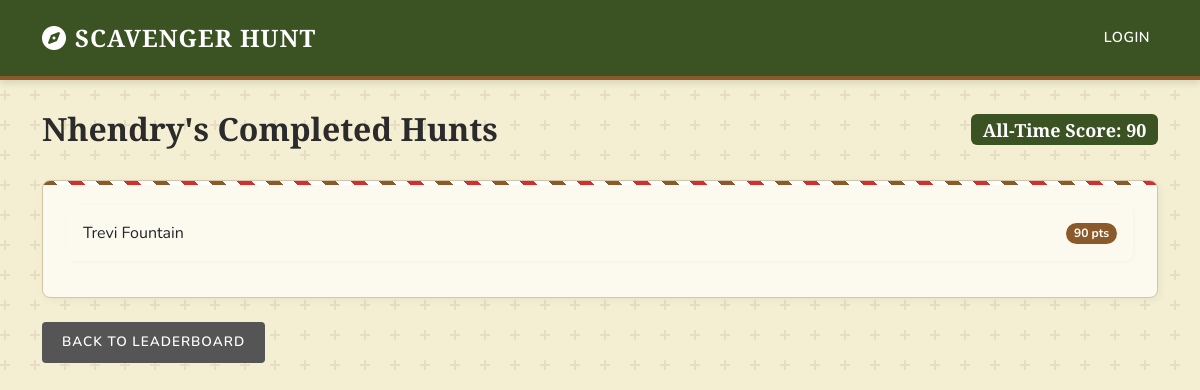
The page /user/Nhendry on the database its author committed.
### app.py (models this page shows)
class Player(db.Model):
    id = db.Column(db.Integer, primary_key=True)
    username = db.Column(db.String(255), nullable=False)
    hunt_id = db.Column(db.Integer, db.ForeignKey('hunt.id'), nullable=False)
    total_score = db.Column(db.Integer, default=0)
    is_completed = db.Column(db.Boolean, default=False)
    attempts = db.relationship('Attempt', backref='player', lazy=True)

class Hunt(db.Model):
    id = db.Column(db.Integer, primary_key=True)
    name = db.Column(db.String(255), nullable=False)
    targets = db.relationship('Target', backref='hunt', lazy=True, cascade="all, delete-orphan")

### app.py (the view)
@app.route('/user/<username>')
def user_details(username):
    user_scores = db.session.query(
        Hunt.name,
        Player.total_score
    ).join(Player, Hunt.id == Player.hunt_id)\
     .filter(Player.username == username, Player.is_completed == True)\
     .order_by(Hunt.name)\
     .all()
    total_score_all_time = sum(score for _, score in user_scores)
    return render_template('user_details.html', username=username, scores=user_scores, total_score=total_score_all_time)

### templates/user_details.html
{% extends 'layout.html' %}
{% block content %}
<div class="d-flex justify-content-between align-items-center">
    <h2>{{ username }}'s Completed Hunts</h2>
    <h4><span class="badge bg-info text-dark">All-Time Score: {{ total_score }}</span></h4>
</div>
<div class="card mt-4">
    <div class="card-body">
        {% if scores %}
            <ul class="list-group list-group-flush">
                {% for hunt_name, score in scores %}
                    <li class="list-group-item d-flex justify-content-between align-items-center p-3">
                        <span>{{ hunt_name }}</span>
                        <span class="badge bg-primary rounded-pill">{{ score }} pts</span>
                    </li>
                {% endfor %}
            </ul>
        {% else %}
            <p class="text-muted">{{ username }} has not completed any scavenger hunts yet.</p>
        {% endif %}
    </div>
</div>
<a href="{{ url_for('index') }}" class="btn btn-secondary mt-4">Back to Leaderboard</a>
{% endblock %}

### templates/layout.html (style rules this page uses)
:root { --bg-color: #F4EED3; --text-color: #2b2b2b; --primary-color: #3b5323; --primary-hover: #2c3e1a; --secondary-color: #8b5a2b; --card-bg: #FCFAEF; --border-color: #D4C4A8; }
body { background-color: var(--bg-color); color: var(--text-color); font-family: 'Nunito', sans-serif; }
h1, h2, h3, h4, h5, h6, .navbar-brand { font-family: 'Playfair Display', serif; font-weight: 700; }
.card { border: 1px solid var(--border-color); border-radius: 8px; background-color: var(--card-bg); box-shadow: 2px 2px 8px rgba(0,0,0,0.05); overflow: hidden; position: relative; }
.card::before { content: ''; position: absolute; top: 0; left: 0; right: 0; height: 4px; background: repeating-linear-gradient( 45deg, var(--secondary-color), var(--secondary-color) 10px, #fff 10px, #fff 20px, #d32f2f 20px, #d32f2f 30px, #fff 30px, #fff 40px ); }
.card-body { padding: 24px; }
.btn { border-radius: 4px; padding: 10px 20px; font-weight: 600; text-transform: uppercase; letter-spacing: 1px; font-size: 0.85rem; border: none; transition: all 0.3s ease; }
.btn-secondary { background-color: #555; color: #fff; }
.list-group-item { border: 1px solid var(--border-color); margin-bottom: 12px; border-radius: 8px !important; background-color: var(--card-bg); box-shadow: 1px 1px 4px rgba(0,0,0,0.03); }
.list-group { background: transparent; }
.badge.bg-primary { background-color: var(--secondary-color) !important; }
.badge.bg-info { background-color: var(--primary-color) !important; color: white !important; }

### rows shown on the page
Player: username "Nhendry", name "Trevi Fountain", total_score "90"

### other values the page prints
{{ total_score }} "90"
